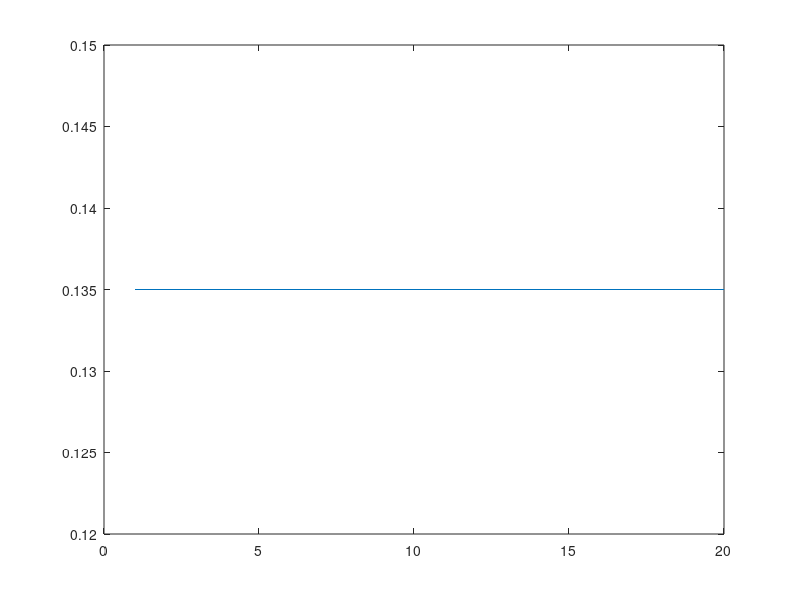
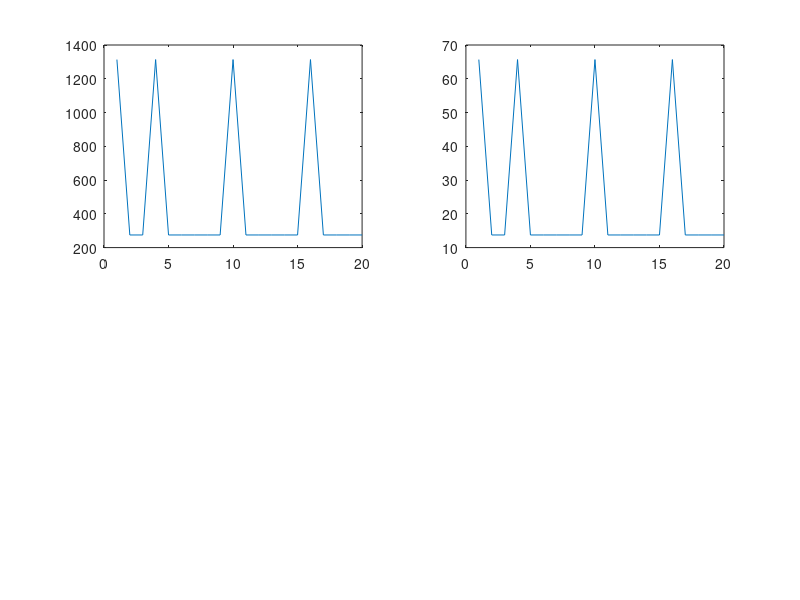

These charts were generated, in order, by the following MATLAB code:
clear,clc
load ./data/main_Dual_TCC
% load ./data/main_ad2_sim2_data_de

% data_ad_TCC
avg_cost_TCC = zeros(iter, 1);
for ptx = 1:iter
    b1=data_ad_TCC(1:dc,ptx);              %ai
    b2=data_ad_TCC(dc+1:2*dc,ptx);     %bi
    b3=data_ad_TCC(2*dc+1:3*dc,ptx);  %Di
    b4=data_ad_TCC(3*dc+1:4*dc,ptx);  %ri
    
    %% ----------------average cost-------------------
    p=repmat(alpha,1,tmax).*b2;
    G=p.*repmat(PUE,1,tmax)+b3-b4;
    water=hw*sum(repmat(eps_D,1,tmax).*p+eps_I(:,1:tmax).*G);
    elec=sum(c(:,1:tmax).*G);
    carbon=hu*sum(phi_G(:,1:tmax).*G+repmat(phi_r,1,tmax).*b4);
    avg_cost=elec+water+carbon;
    
    avg_cost_TCC(ptx) = avg_cost;
end


% 
figure(200)
subplot(221)
plot(data_flag_r)
subplot(222)
plot(data_flag_s)
% % subplot(223)
% % plot(data_eps_pri)
% % subplot(224)
% % plot(data_eps_dual)
% 
figure(100)
plot(avg_cost_TCC)


